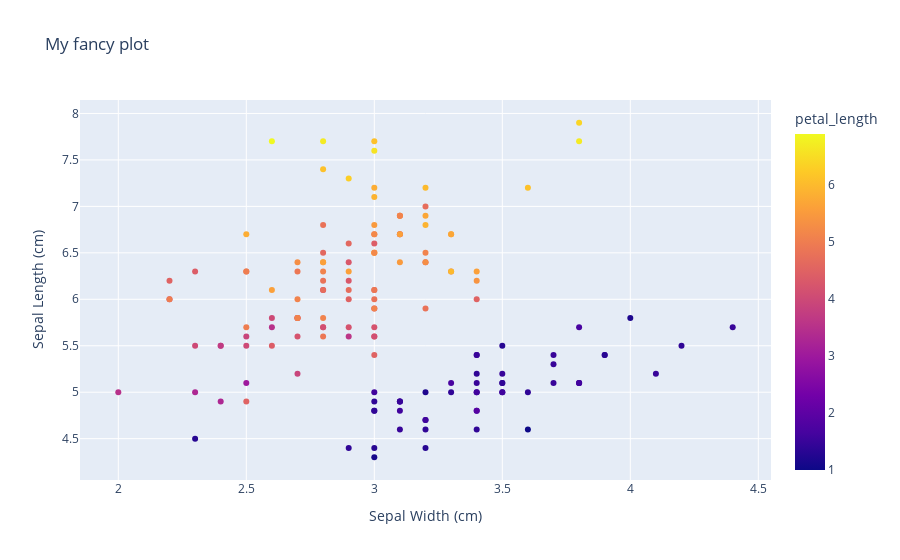

Notebook source saved alongside this figure:
### Code cell
# they are many options for customization
fig = px.scatter(
    df,
    x     = "sepal_width",
    y     = "sepal_length",
    color = 'petal_length', 
    title = 'My fancy plot',
    labels={
        "sepal_length": "Sepal Length (cm)",
        "sepal_width": "Sepal Width (cm)",
    }
)

fig.show()

### Figure 1 — Plotly figure (JSON) as saved in the notebook; plotly's stock layout.template omitted (floating-point values rounded to 4 significant figures; data arrays with more than 128 entries replaced by an {"elided": "..."} marker saying what was removed)
{"data": [{"hovertemplate": "Sepal Width (cm)=%{x}<br>Sepal Length (cm)=%{y}<br>petal_length=%{marker.color}<extra></extra>", "legendgroup": "", "marker": {"color": {"elided": "150 float values"}, "coloraxis": "coloraxis", "symbol": "circle"}, "mode": "markers", "name": "", "orientation": "v", "showlegend": false, "type": "scatter", "x": {"elided": "150 float values"}, "xaxis": "x", "y": {"elided": "150 float values"}, "yaxis": "y"}], "layout": {"coloraxis": {"colorbar": {"title": {"text": "petal_length"}}, "colorscale": [[0, "#0d0887"], [0.1111, "#46039f"], [0.2222, "#7201a8"], [0.3333, "#9c179e"], [0.4444, "#bd3786"], [0.5556, "#d8576b"], [0.6667, "#ed7953"], [0.7778, "#fb9f3a"], [0.8889, "#fdca26"], [1, "#f0f921"]]}, "legend": {"tracegroupgap": 0}, "title": {"text": "My fancy plot"}, "xaxis": {"anchor": "y", "domain": [0, 1], "title": {"text": "Sepal Width (cm)"}}, "yaxis": {"anchor": "x", "domain": [0, 1], "title": {"text": "Sepal Length (cm)"}}}}
